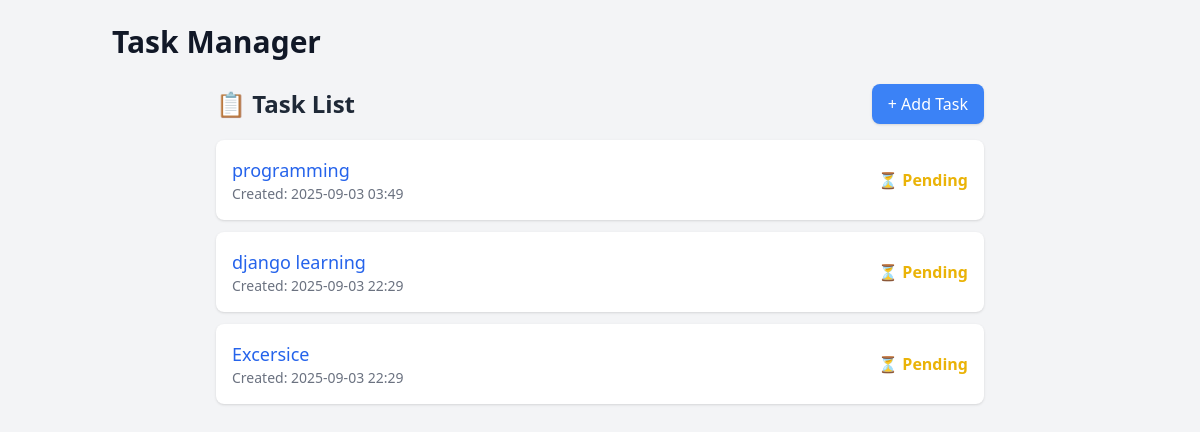
The app's page /, older data.
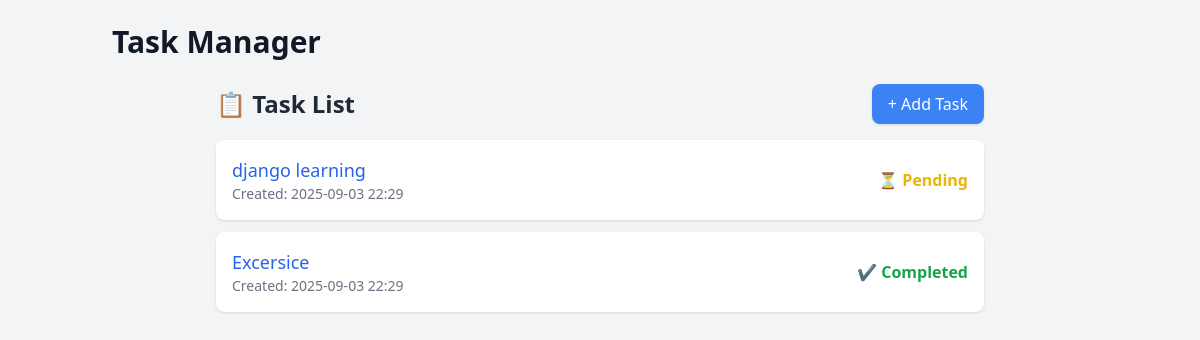
The same page, newer data.
### tasks/models.py (models this page shows, shortened)
class Task(models.Model):
    title = models.CharField(max_length=250)
    content = models.TextField(blank=True, null=True)
    completed = models.BooleanField(default=False)
    created = models.DateTimeField(auto_now_add=True)
    updated = models.DateTimeField(auto_now=True)

### tasks/views.py (the view)
# urls.py: path("", views.task_list, name="task_list"),
def task_list(request):
    tasks = Task.objects.all()
    today = datetime.today().date()
    week_days = [
        (today + timedelta(days=i)) for i in range(-3, 4)
    ]  # سه روز قبل تا سه روز بعد
    return render(
        request,
        "tasks/task_list.html",
        {
            "tasks": tasks,
            "today": today,
            "week_days": week_days,
        },
    )

### tasks/templates/tasks/task_list.html (shortened to what this page needs)
{% extends 'parent/base.html' %}
{% block content %}
<div class="max-w-3xl mx-auto mt-6">
    <div class="flex justify-between items-center mb-4">
        <h2 class="text-2xl font-bold text-gray-800">📋 Task List</h2>
        <a href="{% url 'tasks:add_task' %}"
           class="bg-blue-500 text-white px-4 py-2 rounded-lg shadow hover:bg-blue-600 transition">
            + Add Task
        </a>
    </div>
    <ul class="space-y-3">
        {% for task in tasks %}
            <li class="bg-white shadow rounded-lg p-4 flex justify-between items-center hover:shadow-md transition">
                <div>
                    <a href="{% url 'tasks:task_detail' task.id %}"
                       class="text-lg font-medium text-blue-600 hover:underline">
                        {{ task.title }}
                    </a>
                    <p class="text-sm text-gray-500">
                        Created: {{ task.created|date:"Y-m-d H:i" }}
                    </p>
                </div>
                {% if task.completed %}
                    <span class="text-green-600 font-semibold">✔ Completed</span>
                {% else %}
                    <span class="text-yellow-500 font-semibold">⏳ Pending</span>
                {% endif %}
            </li>
        {% empty %}
            <li class="text-gray-500 italic">No tasks yet...</li>
        {% endfor %}
    </ul>
</div>
{% endblock %}

Row changes from the older to the newer data that the page shows:
removed Task: title "programming", created "2025-09-03 03:49", completed "⏳ Pending"
changed Task "Excersice": completed "⏳ Pending" → "✔ Completed"
